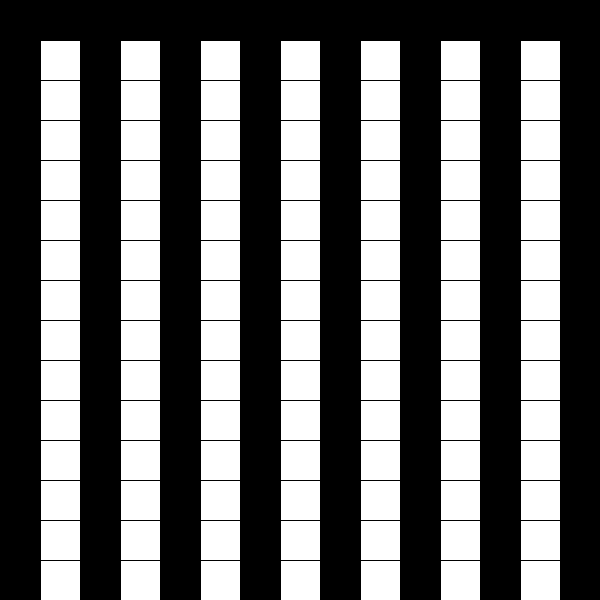
Frame 1 (no input)
Frame 60 (the mouse pressed at the canvas centre just before this capture): identical to frame 1, image omitted
Frame 120 (the mouse held since frame 60 and released just before this capture): identical to frame 1, image omitted

The Processing sketch that drew this single still picture (run headless with seeded random() and noise(); from frame 60 on, the mouse is pressed at the canvas centre):

// Processing sketch: Debugging10
// ── Debugging10.pde
boolean jobsDone = true;

void setup()
{
    size(600,600);
    drawGrid(15, 15, 40);
    
    if (isJobDone())
    {
        println("Job's done!"); 
    }
}

void draw() {

}

boolean isJobDone()
{
    return jobsDone;    
}


void drawGrid(int numberOfHorizontalCells, int numberOfVerticalCells, int cellSideLength)
{
    for (int x = 0; x < numberOfHorizontalCells; x++)
 {   
        for (int y = 0; y < numberOfVerticalCells; y++)
        {
         
            if (x % 2 == 0 && y % 2==0)
            {
             
                fill(0);
              
            
            }else if (y % 2==1 && x % 2 == 1 ){
              
                fill(255);
              
            }
            rect(x * cellSideLength, y * cellSideLength, cellSideLength, cellSideLength);  
            
        }
    }
}
